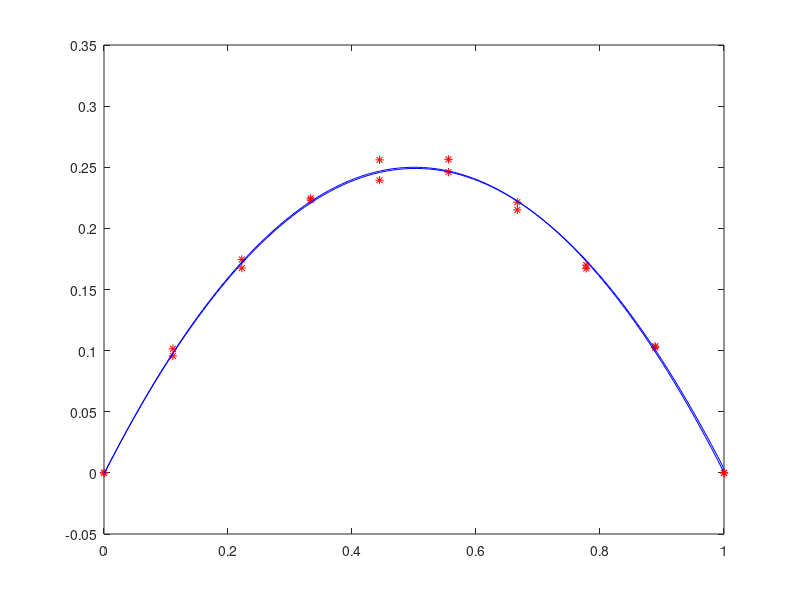

Reproduce this figure in MATLAB.
%% Least squares: motivation

clear 
clc
close 

err = 5*10^-2; % some measurement error
n = 10;

t = linspace(0,1,n)'; 
y = (t-t.^2) .* (1 + err * (2*rand(1,n)' - 1)); % parabola with some noise
% y = rand(1,n)';
plot(t, y, '*r')

pause 

u = linspace(0,1); % vector to make the plot look nice
a = polyfit(t,y,2);
hold on
plot(u, a(1)*u.^2+a(2)*u + a(3), 'b')


% Other way to compute this parabola: using backslash
% Basis: phi_1(t) = t^2, phi_2(t) = t, phi_3 (t) = 1

X = [t.^2, t, ones(n,1)];
beta = X\y;

%% Weighted least squares: multiply the design matrix and the observations by the weight vector.

clear 
clc
close 


err = 5*10^-2;
n = 10;

t = linspace(0,1,n)'; 
y = (t-t.^2) .* (1 + err * (2*rand(1,n)' - 1));
plot(t, y, '*r')
hold on

% same example as above, but now suppose we only trust observations 
% 1, 3, 4 and 6. In this example, we are going to discard the rest of
% the observations (setting w_i = 0 for i different from {1,3,4,6}); we
% could also give the other observations a different weight.

w = zeros(1,n);
w(1) = 1;
w(3) = 1;
w(4) = 1;
w(6) = 2;

pause 

X = [t.^2, t, ones(n,1)];
beta = (diag(w)*X)\(diag(w)*y);

u = linspace(0,1); % vector to make the plot look nice
plot(u, beta(1)*u.^2+beta(2)*u + beta(3), 'b')


%% Householder transformations: compare this with qrsteps and see end of section 5.5 in Moler's book.

clear
clc

s = (0:0.2:1)' % a 6x1 vector
X = [s.^2, s, ones(size(s))] % 6x3 matrix: we are using quadratic polynomial as a model

sigma = norm(X(:,1)) % X(1,1) = 0, we don't need to worry about the sign of sigma

u = X(:,1) + [sigma; 0; 0; 0; 0; 0]

rho = 2/(u'*u)

H1 = eye(6) - rho*u*u' % first Householder transformation

X1 = H1*X % first step

pause

clc

X2_tilde = X1(2:end,2)

sigma = norm(X2_tilde(:,1))*sign(X2_tilde(1,1))

u = X2_tilde(:,1) + [sigma; 0; 0; 0; 0]

rho = 2/(u'*u);

H2_tilde = eye(5) - rho*u*u'

H2 = [1 0 0 0 0 0; zeros(5,1) H2_tilde] % second Householder transformation

X2 = H2*X1 % second step

pause

clc

X3_tilde = X2(3:end,3)

sigma = norm(X3_tilde(:,1))*sign(X3_tilde(1,1))

u = X3_tilde(:,1) + [sigma; 0; 0; 0]

rho = 2/(u'*u);

H3_tilde = eye(4) - rho*u*u'

H3 = [1 0 0 0 0 0; 0 1 0 0 0 0; zeros(4,2) H3_tilde] % third Householder transformation

X3 = H3*X2 % third step


%% Resulting matrices

clc

R = X3
Q = H1*H2*H3 % in practice, we won't need to compute this matrix

% Check that Q is orthogonal
% Q'*Q
% Q*Q'

%% Use this in an application: example from Section 5.5

y = [150.697;
     179.323;
     203.212;
     226.505;
     249.633;
     281.422]
 
 z = H3*H2*H1*y % 6x1 vector. 
 % The first 3 elements in z are related to the least square solution beta,
 % while the last 3 elements are the residual.
 
 R_tilde = R(1:3,1:3); % get rid of the elements below the diagonal (recall they are all 0)
 beta = R_tilde\z(1:3) % R_tilde is upper triangular: we can use backward substitution
 
 residual = z(4:6)
 norm(residual,2)
 
%% This is what Matlab's backslash does in this case!
bslash_sol = X\y % equals beta

bslash_residual = y - X*bslash_sol % not equal to our vector residual, but...?

%% Pseudoinverse of a matrix

clear all
clc

X = [1 1; 1 1]
Z = pinv(X) % Moore-Penrose pseudoinverse

norm(X*Z-eye(2), 'fro') % compute Frobenius norm
norm(Z, 'fro')

pause

% another minimizing matrix
U = [1/2 1/2; 0 0]
norm(X*U-eye(2), 'fro') % this equals to norm(X*Z-eye(2), 'fro')
norm(U, 'fro') % this is larger than norm(Z, 'fro')

%% Least squares with a rank-deficient design matrix

clear all
clc

M = randi(5,6,2);
X = [M M(:,1)+ M(:,2)]

rank(X) % X is a rank-two matix

y = rand(6,1);

pause 

beta_backslash = X\y 
beta_pinv = pinv(X)*y 

pause
norm(beta_backslash)
norm(beta_pinv)